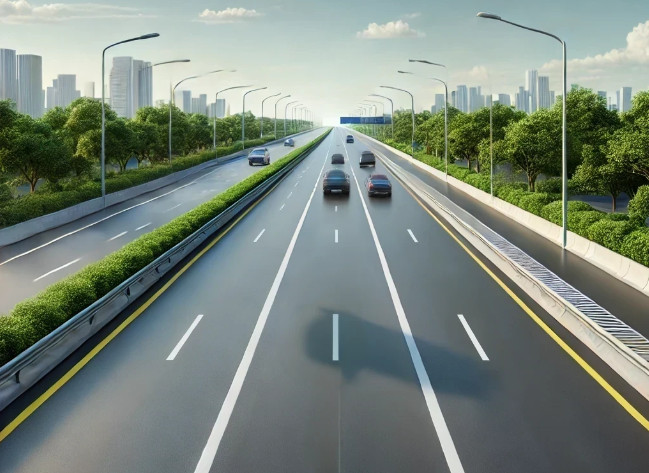
#> input picture homework6/highway.jpg, 649 x 473 px
$ jupyter execute homework.ipynb
#> lines starting #> are read from the running program, lines starting #| are printed output that depends on the picture; after the words box and inside, x2 and y2 are one past the last pixel; in counts of white or black regions, pixels touching at a corner belong together
[cell 1]
# 高速公路車道檢測
'''
請根據高速公路車道檢測的範例程式來進行修改。
程式首先讀取一張高速公路車道的影像，檢測到左車道與右車道之後，請計算出一條位在左車道與右車道之間的中間線，做為汽車行進調整的依據。
把這條中間線用另一種顏色來標示在高速公路車道影像上，例如原本檢測到的左車道與右車道用藍色，則中間線用黃色。
請計算出影像底部正中間與這條中間線的差距、以及偏左或偏右，標註在影像的左上角。
使用 OpenCV 的 imshow 函式呈現結果，並使用 imwrite 函式輸出成影像檔。
請測試至少三張不同的高速公路車道影像，包括偏左或偏右，以及不同的差距。
此程式只能匯入 cv2 以及 numpy 模組，不可再匯入其他模組。
請把你的 Python 程式檔、輸入影像檔案、輸出影像檔案壓縮起來，繳交你的壓縮檔。

'''
import cv2
import numpy as np

# 讀取圖像
image = cv2.imread("highway.jpg")               # 從指定路徑讀取圖像
#> image is the input picture: shape (473, 649, 3); mean B, G, R 125.2, 135.2, 123.1

# 轉為灰階
gray = cv2.cvtColor(image, cv2.COLOR_BGR2GRAY)
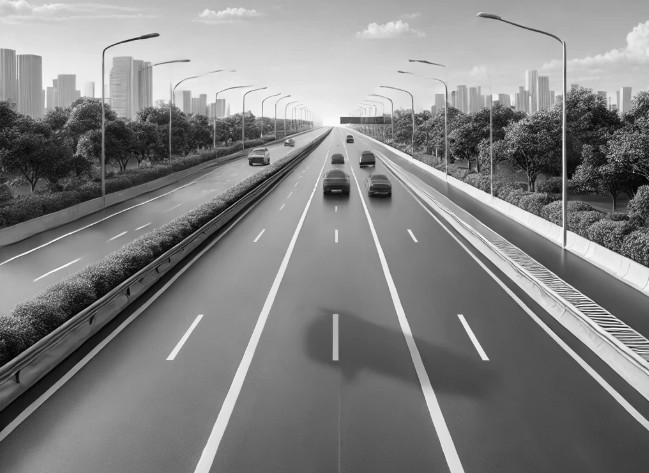
#> gray: shape (473, 649); min 0, max 254, mean 130.5

# 高斯模糊, 減少邊緣檢測中的噪聲干擾
blurred = cv2.GaussianBlur(gray, (5, 5), 0)

# Canny 圖像邊緣檢測, 50 和 150 是低閾值和高閾值, 決定那些邊緣被檢測到
edges = cv2.Canny(blurred, 50, 150)
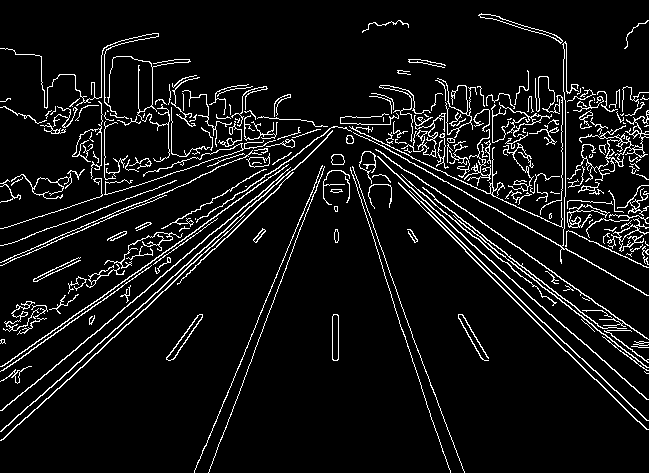
#> edges: shape (473, 649); 7.4% white in thin lines or dots

# 定義感興趣區域 (ROI)
height, width = edges.shape                     # 獲取edges圖像的高度和寬度
#> height = 473; width = 649
mask = np.zeros_like(edges)                     # 建立與edges圖像大小相同的全黑遮罩
polygon = np.array([[                           # 定義多邊形作為感興趣區域 ROI
    (int(width * 0.2), height),                 # 左下角點
    (int(width * 0.8), height),                 # 右下角點
    (int(width * 0.7), int(height * 0.5)),      # 右上角點
    (int(width * 0.3), int(height * 0.5))       # 左上角點
]], dtype=np.int32)

# 將多邊形區域充填為白色, 其他區域保持為黑色
cv2.fillPoly(mask, polygon, 255)
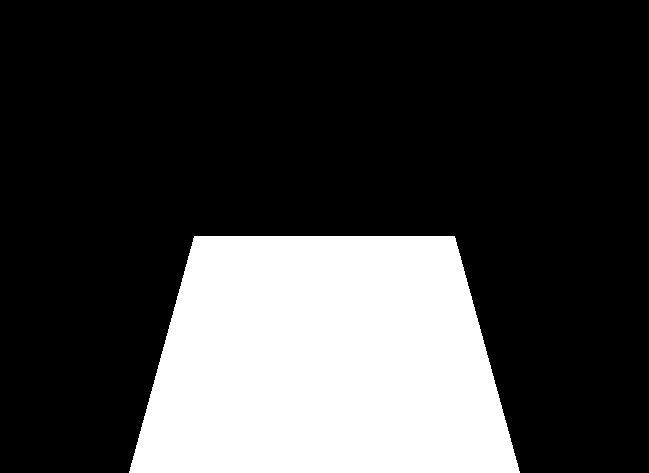
#> mask: shape (473, 649); 25.2% white; 1 white region, box (x1, y1, x2, y2) and area: (129, 236, 520, 473) 77262

# 將遮罩與邊緣圖像進行按位與操作, 保留感興趣區域內的邊緣
roi = cv2.bitwise_and(edges, mask)
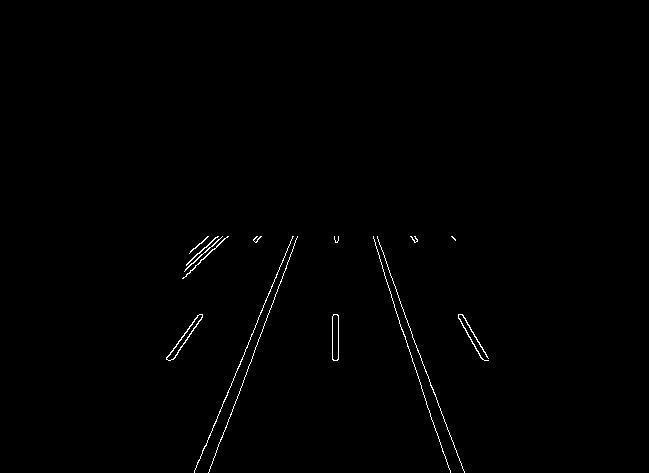
#> roi: shape (473, 649); 0.56% white in thin lines or dots, all inside (x1, y1, x2, y2) = (166, 236, 489, 473)

# 霍夫直線檢測
lines = cv2.HoughLinesP(
    roi,
    rho=1,                  # 累積器單元的距離解析度(像素)
    theta=np.pi/180,        # 累積器單元的角度解析度(弧度)
    threshold=50,           # 霍夫變換的累積閾值
    minLineLength=80,       # 檢測的最小線段長度(像素)
    maxLineGap=50           # 允許連接的最大間隙(像素)
)
#> lines = [[194, 470, 293, 236], [373, 237, 447, 464], [210, 466, 297, 237], [404, 314, 464, 472], [194, 472, 253, 332], [377, 236, 449, 434], [382, 268, 431, 419]]
if lines is None:
    print("未檢測到任何直線")   # 如果未檢測到任何直線
else:
    print(f"檢測到的直線數量:{len(lines)}") # 輸出檢測到的直線數量
#| 檢測到的直線數量:7

# 繪製檢測到的直線
output = np.copy(image)                    # 複製原始圖像, 用於繪製直線
if lines is not None:
    for line in lines:
        x1, y1, x2, y2 = line[0]            # 取得每條直線的兩個端點座標
        # 繪製藍色直線, 線寬為5
        cv2.line(output, (x1, y1), (x2, y2), (255, 0, 0), 5)
#> this loop made 7 passes
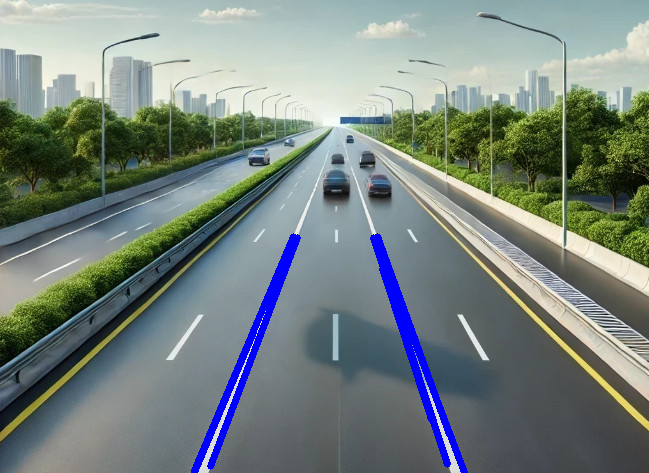
#> output: shape (473, 649, 3); 2.29% of pixels changed, all inside (x1, y1, x2, y2) = (191, 233, 468, 473)

# 顯示結果
cv2.imshow('Original Image', image)         # 顯示原始圖像
cv2.imshow('Canny Edges', edges)            # 顯示邊緣檢測結果
cv2.imshow('Region of Interest', roi)       # 顯示應用了 ROI的邊緣圖像
cv2.imshow('Detected Lanes', output)        # 顯示檢測到車道線後的最終結果

cv2.waitKey(0)
cv2.destroyAllWindows()

[cell 2]
import cv2
import numpy as np

def detect_lanes_and_center_line(image_path):
    """
    對高速公路車道影像進行檢測，找出左右車道線、中間線，並計算偏離程度。

    Args:
        image_path (str): 輸入影像檔案的路徑。
    """
#> called with image_path = 'highway.jpg'

    # 讀取影像
    image = cv2.imread(image_path)
    if image is None:
        print(f"錯誤：無法讀取影像，請確認檔案路徑: {image_path}")
        return

    # 1. 影像預處理
    height, width = image.shape[:2]
#> height = 473; width = 649
    gray = cv2.cvtColor(image, cv2.COLOR_BGR2GRAY)
    blurred = cv2.GaussianBlur(gray, (5, 5), 0)
    edges = cv2.Canny(blurred, 50, 150)

    # 2. 定義感興趣區域 (ROI)
    mask = np.zeros_like(edges)
    polygon = np.array([
        [(int(width * 0.2), height), (int(width * 0.8), height),
         (int(width * 0.7), int(height * 0.5)), (int(width * 0.3), int(height * 0.5))]
    ], dtype=np.int32)
    cv2.fillPoly(mask, polygon, 255)
    roi = cv2.bitwise_and(edges, mask)

    # 3. 霍夫直線檢測
    lines = cv2.HoughLinesP(
        roi, rho=1, theta=np.pi/180, threshold=50,
        minLineLength=80, maxLineGap=50
    )

    left_lanes = []
    right_lanes = []
    output = np.copy(image)

    if lines is not None:
        for line in lines:
            x1, y1, x2, y2 = line[0]
            if x1 == x2:
                continue

            slope = (y2 - y1) / (x2 - x1)

            # 根據斜率將線分類為左車道或右車道
            # 左車道線斜率通常為負，右車道線斜率通常為正
            if -0.8 < slope < -0.2:
                left_lanes.append(line)
                cv2.line(output, (x1, y1), (x2, y2), (255, 0, 0), 5) # 繪製左車道 (藍色)
            elif 0.2 < slope < 0.8:
                right_lanes.append(line)
                cv2.line(output, (x1, y1), (x2, y2), (255, 0, 0), 5) # 繪製右車道 (藍色)
#> this loop made 7 passes
#> (x1, y1, x2, y2, slope) on passes 1 to 7: (194, 470, 293, 236, -2.36), (373, 237, 447, 464, 3.07), (210, 466, 297, 237, -2.63), (404, 314, 464, 472, 2.63), (194, 472, 253, 332, -2.37), (377, 236, 449, 434, 2.75), (382, 268, 431, 419, 3.08)
#> after the loop, left_lanes = []; right_lanes = []

    # 4. 計算中間線
    left_x_coords = []
    right_x_coords = []

    # 提取所有左車道和右車道線的 x 座標
    if left_lanes:
        for line in left_lanes:
            left_x_coords.extend([line[0][0], line[0][2]])
    if right_lanes:
        for line in right_lanes:
            right_x_coords.extend([line[0][0], line[0][2]])

    # 確保有檢測到左右車道線
    if not left_x_coords or not right_x_coords:
        cv2.putText(output, "Lane not detected", (10, 30), cv2.FONT_HERSHEY_SIMPLEX, 1, (0, 0, 255), 2)
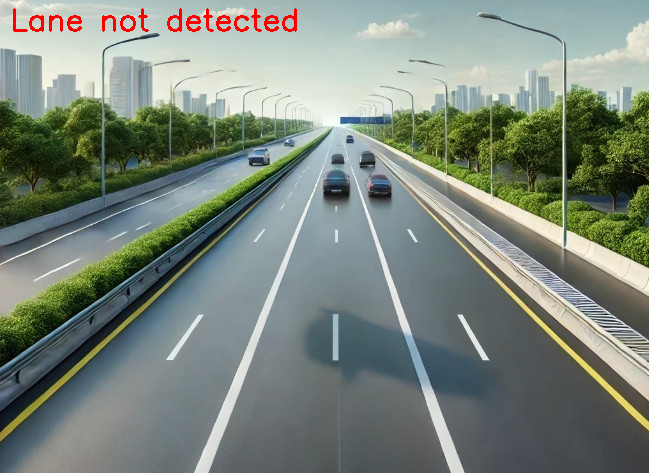
#> output: shape (473, 649, 3); 0.62% of pixels changed, all inside (x1, y1, x2, y2) = (13, 8, 297, 32)
        cv2.imshow('Final Result', output)
        cv2.waitKey(0)
        cv2.destroyAllWindows()
        return

    # 計算底部和頂部的中間 x 座標
    bottom_center_x = (np.mean(left_x_coords) + np.mean(right_x_coords)) / 2
    top_center_x = (int(width * 0.3) + int(width * 0.7)) / 2 # ROI 的頂部中點

    # 5. 繪製中間線 (黃色)
    cv2.line(output, (int(bottom_center_x), height), (int(top_center_x), int(height * 0.5)), (0, 255, 255), 5)

    # 6. 計算與影像中心點的差距
    image_center_x = width / 2
    deviation = bottom_center_x - image_center_x

    # 判斷偏左或偏右
    if deviation > 0:
        direction = "Right"
    elif deviation < 0:
        direction = "Left"
    else:
        direction = "Center"

    # 7. 標註資訊在影像上
    text = f"Deviation: {abs(deviation):.2f} pixels ({direction})"
    cv2.putText(output, text, (10, 30), cv2.FONT_HERSHEY_SIMPLEX, 0.8, (0, 0, 255), 2)

    # 8. 顯示和輸出結果
    cv2.imshow('Final Result', output)
    cv2.imwrite(f"{image_path.split('.')[0]}_output.jpg", output)
    cv2.waitKey(0)
    cv2.destroyAllWindows()


# 測試不同的影像
# 請準備三張不同的高速公路車道影像，例如：
# 1. 影像正中對準車道
# 2. 影像偏左
# 3. 影像偏右
# 將它們命名為 "highway_center.jpg", "highway_left.jpg", "highway_right.jpg"
detect_lanes_and_center_line("highway.jpg")
# detect_lanes_and_center_line("highway_left.jpg")
# detect_lanes_and_center_line("highway_right.jpg")
